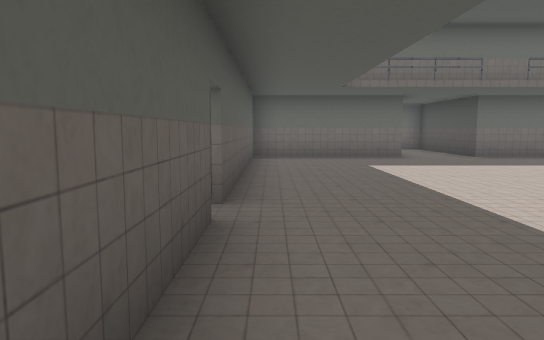
view 1 (above)

16 first-person views from a walk through a 3-D level made in the Unity game engine. The camera is 1.5 m above the floor, tilts 6° down and sees 70° across. The floor is counted in squares, 2 m on a side. Each view is taken from the middle of a square. On the plan, view 1 faces up. The plan holds only what a view shows up to about 12 squares ahead; the rest is blank. The place goes on beyond the plan. The player is left out. Some surface patterns are stand-ins.

view 2
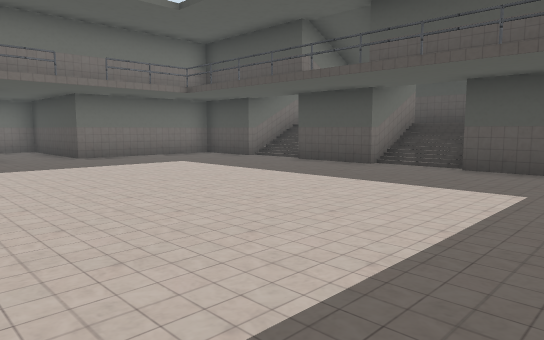

view 3
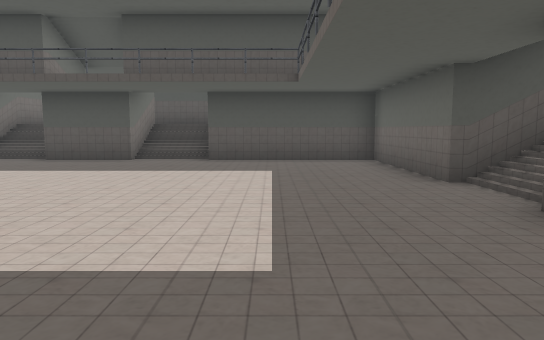

view 4
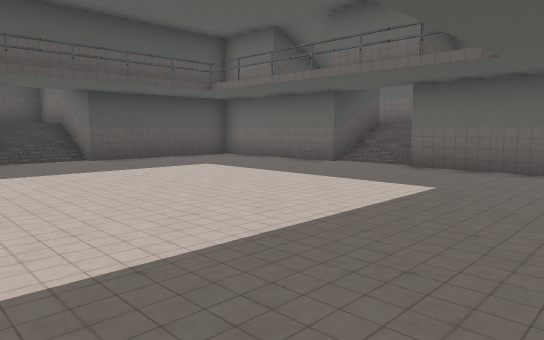

view 5
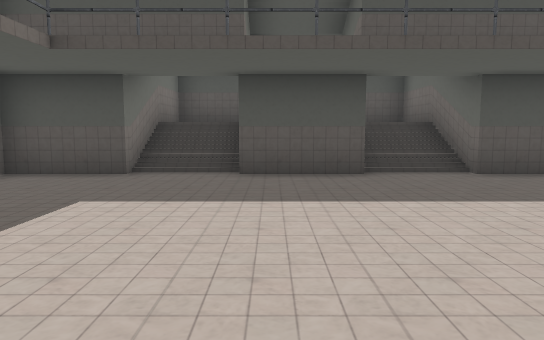

view 6
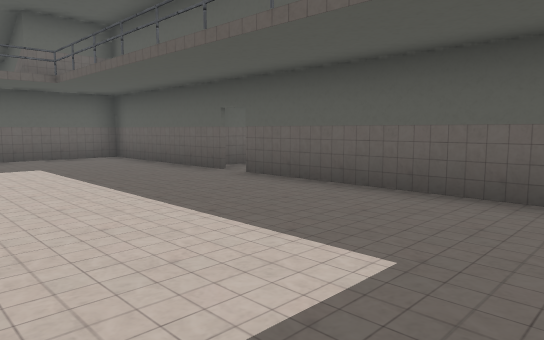

view 7
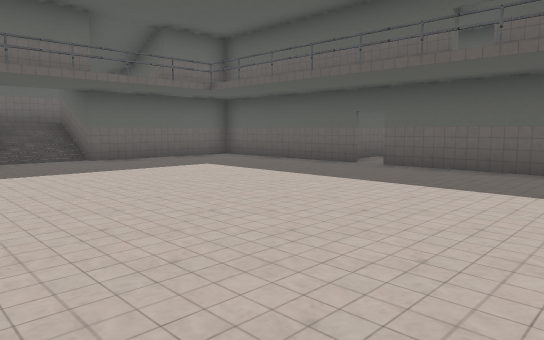

view 8
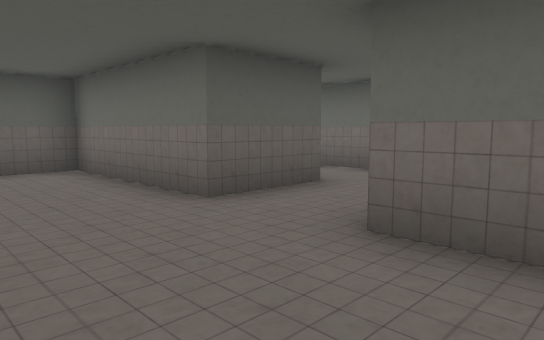

view 9
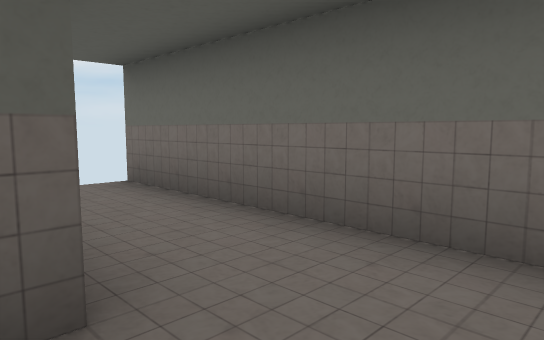

view 10
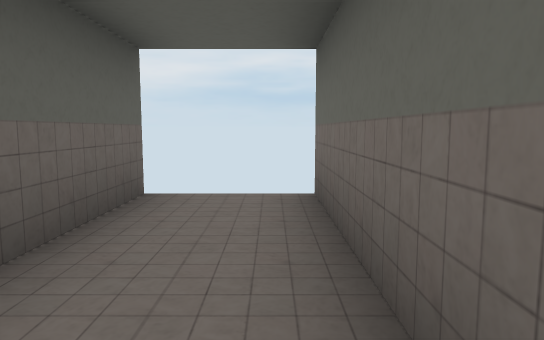

view 11
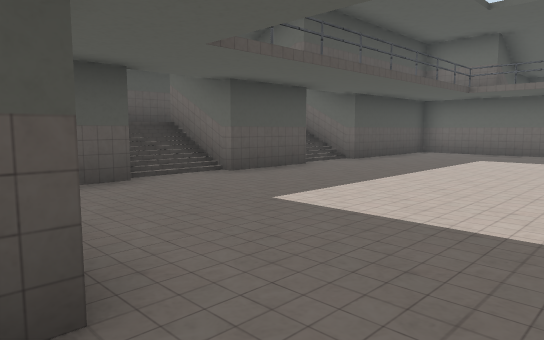

view 12
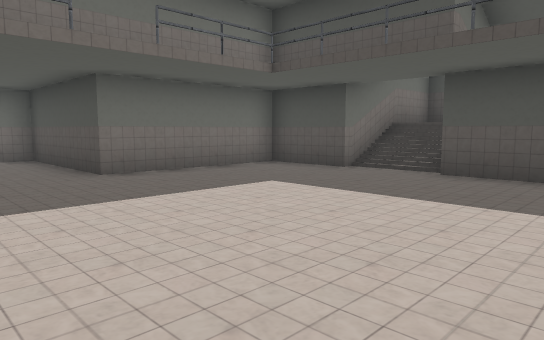

view 13
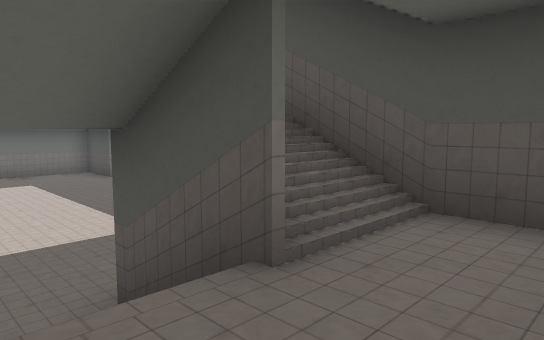

view 14
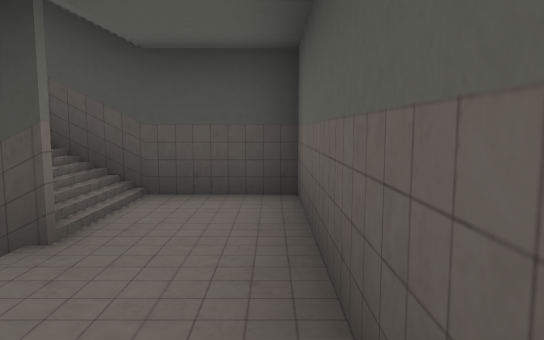

view 15
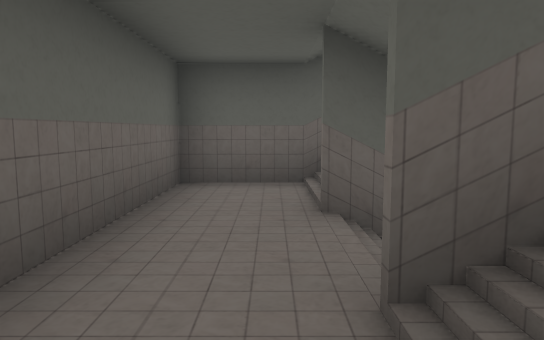

view 16
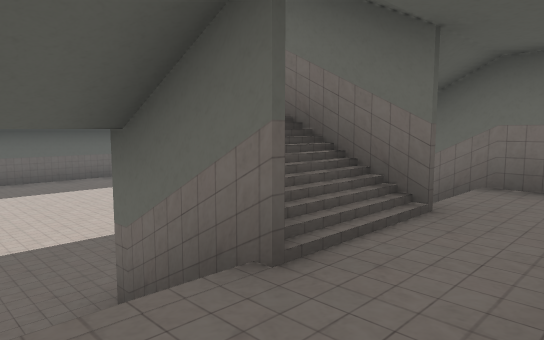

### Floor plan
Key: @ floor where view 1 was taken; # wall or solid block; . main floor; : floor 1.75 m higher than the main floor; / step, stairs or slope; = window, fence, low wall or low ledge.
Columns run from 1 left of view 1 to 14 right of it. Each row starts with its distance up from view 1.
 15 ########
 14  ......#
 13  ......#
 12 #####..#
 11 #####..#####
 10 #..........#
  9 #..........####
  8 #..........//: #
  7 #..........=#: #
  6 #..........=/::#
  5 #..........#=::#
  4 #..........//::#
  3 #..........//::#
  2 #..........####
  1 #..........#
  0 #@.........#
 -1 #..........#
 -2 ###/#/==/###
 -3   #/=/#//#
 -4   #::::::#
 -5   #::::::#
 -6   ########

Where each view was taken, in squares from view 1:
view 1: 0 up, 0 right, facing up
view 2: 0 up, 2 right, facing up-right
view 3: 1 up, 0 right, facing right
view 4: 6 up, 0 right, facing down-right
view 5: 6 up, 3 right, facing right
view 6: 9 up, 4 right, facing down-left
view 7: 8 up, 7 right, facing down-left
view 8: 8 up, 7 right, facing up-left
view 9: 12 up, 5 right, facing up-left
view 10: 14 up, 4 right, facing left
view 11: 11 up, 4 right, facing down-right
view 12: 4 up, 3 right, facing up-right
view 13: 5 down, 4 right, facing up-right
view 14: 5 down, 3 right, facing right
view 15: 4 down, 7 right, facing left
view 16: 3 up, 13 right, facing up-left
